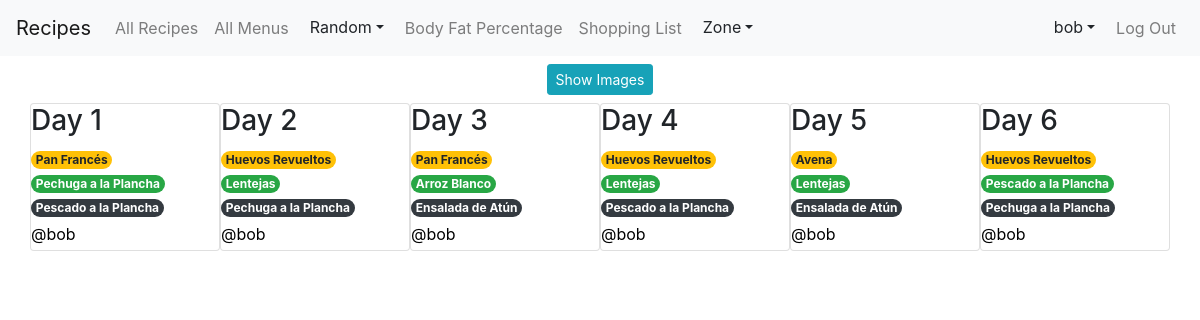
/random_week (signed in), run on the app's committed database.
### app/models.py (models this page shows, shortened)
class User(AbstractUser):
    pass

class Recipe(models.Model):
    id = models.AutoField(primary_key=True, unique=True)
    title = models.CharField(max_length=30)
    ingredients = models.CharField(max_length=50)
    image_url = models.CharField(max_length=400)
    tags = models.CharField(max_length=50)
    description = models.CharField(max_length=400)
    creator = models.ForeignKey(User, on_delete=models.CASCADE)

### app/views.py (the view)
# urls.py: path("random_week", views.random_week, name="random_week"),
def random_week(request):
    breakfasts = Recipe.objects.filter(tags__contains="desayuno")
    meals = Recipe.objects.filter(tags__contains="comida")
    dinners = Recipe.objects.filter(tags__contains="cena")
    week_menus = []
    for day in range(6):
        title = f"Day {day+1}"
        breakfast = random.choice(breakfasts)
        meal = random.choice(meals)
        dinner = random.choice(dinners)
        day_menu = DayMenu(title=title,
                       breakfast=breakfast, meal=meal, dinner=dinner,
                       creator=request.user)
        week_menus.append(day_menu)
    return render(request, 'app/random_week.html',{
        'menus': week_menus
    })

### app/templates/app/random_week.html (shortened to what this page needs)
{% extends "app/layout.html" %}
{% load my_filters %}
{% block body %}
  <div class="row justify-content-center m-2">
    <button id="toggle_menus" class="btn  btn-sm btn-info">Show Images</button>
  </div>
  {% include 'app/render_menus.html' %}
{% endblock %}

### app/templates/app/layout.html (shortened to what this page needs)
{% load static %}
<!DOCTYPE html>
<html lang="en">
    <head>
        <link rel="stylesheet" href="https://stackpath.bootstrapcdn.com/bootstrap/4.4.1/css/bootstrap.min.css">
        <link rel="stylesheet" href="https://cdnjs.cloudflare.com/ajax/libs/font-awesome/5.15.3/css/all.min.css">
        <link href="{% static 'app/styles.css' %}" rel="stylesheet">
    </head>
    <body>
        <nav class="navbar navbar-expand-md navbar-light bg-light">
            <a class="navbar-brand" href="#">Recipes</a>
            <div class="collapse navbar-collapse" id="myNavBar">
                <div class="d-flex justify-content-between w-100" >
              <ul class="navbar-nav">
                <li class="nav-item">
                  <a class="nav-link" href="{% url 'index' %}">All Recipes</a>
                </li>
                <li class="nav-item">
                    <a class="nav-link" href="{% url 'show_menus' %}">All Menus</a>
                </li>
                <div class="dropdown">
                    <button class="btn dropdown-toggle" data-bs-toggle='dropdown'>Random</button>
                </div>
                <li class="nav-item">
                    <a class="nav-link" href="{% url 'get_fat' %}">Body Fat Percentage</a>
                </li>
                <li class="nav-item">
                    <a class="nav-link" href="{% url 'shopping_list' %}">Shopping List</a>
                </li>
                <div class="dropdown">
                    <button class="btn dropdown-toggle" data-bs-toggle='dropdown'>Zone</button>
                </div>
              </ul>
              <ul class="navbar-nav">
                    {% if user.is_authenticated %}
                    <div class="dropdown ">
                        <button class="btn dropdown-toggle" data-bs-toggle='dropdown'>{{user.username}}</button>
                    </div>
                    <li class="nav-item">
                        <a class="nav-link" href="{% url 'logout' %}">Log Out</a>
                    </li>
                    {% endif %}
              </ul>
                </div>
            </div>
          </nav>
        <div class="body">
            {% block body %}
            {% endblock %}
        </div>
    </body>
</html>

### app/templates/app/render_menus.html (shortened to what this page needs)
{% load my_filters %}
<div class="container">
  <div class="row">
      {% for menu in menus %}
        <div class="card col-lg-2 col-sm-4 p-0 card-menu">
            <h3>{{menu.title}}</h3>
            <a href="/recipe/{{menu.breakfast.id}}">
              <p class="mb-0 badge badge-warning rounded-pill">{{menu.breakfast.title}}</p>
            </a>
            <a href="/recipe/{{menu.meal.id}}">
              <p class="mb-0 badge badge-success rounded-pill">{{menu.meal.title}}</p>
            </a>
            <a href="/recipe/{{menu.dinner.id}}">
              <p class="mb-0 badge badge-dark rounded-pill text-white">{{menu.dinner.title}}</p>
            </a>
            <div class='d-flex justify-content-between'>
                <a href="/profile/{{menu.creator.id}}" class="py-1">
                    @{{menu.creator}}
                </a>
            </div>
        </div>
      {% endfor %}
  </div>
</div>

### app/static/app/styles.css (style rules this page uses)
.card-menu a { text-decoration: none; color : black }

### data on the page
User: username "bob", creator "bob" "bob" "bob" "bob" "bob" "bob"
Recipe: breakfast "Pan Francés" "Pan Francés"
Recipe: meal "Pechuga a la Plancha", dinner "Pechuga a la Plancha" "Pechuga a la Plancha"
Recipe: dinner "Pescado a la Plancha" "Pescado a la Plancha", meal "Pescado a la Plancha"
Recipe: breakfast "Huevos Revueltos" "Huevos Revueltos" "Huevos Revueltos"
Recipe: meal "Lentejas" "Lentejas" "Lentejas"
Recipe: meal "Arroz Blanco"
Recipe: dinner "Ensalada de Atún" "Ensalada de Atún"
Recipe: breakfast "Avena"

### other printed values
{{ menu.title }} "Day 1" "Day 2" "Day 3" "Day 4" "Day 5" "Day 6"
